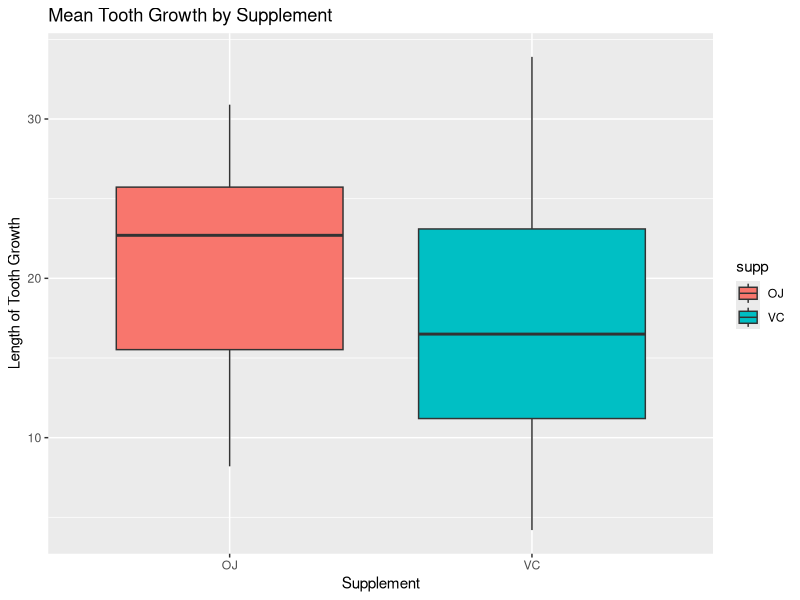
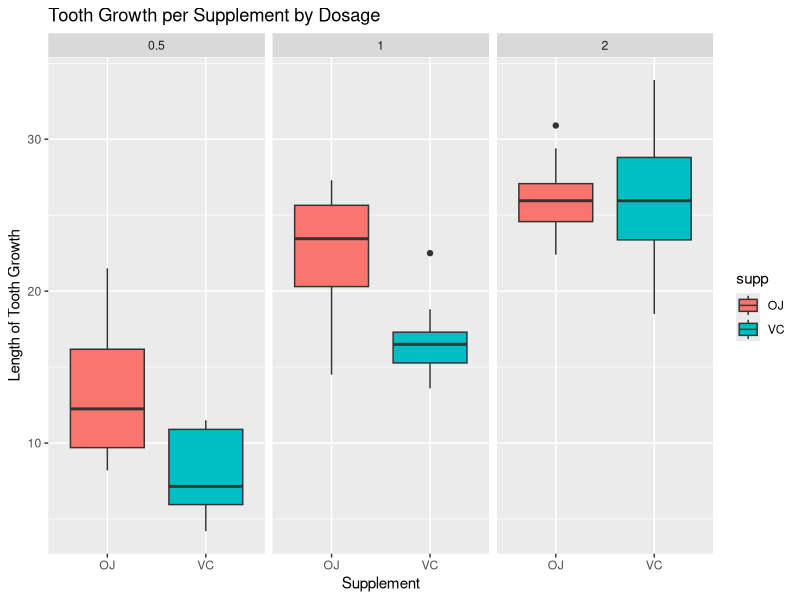

The R script that drew these images, in order:
## ---- chunk 1
knitr::opts_chunk$set(echo = TRUE, fig.width=5, fig.height=3 )
library(ggplot2)
## ---- chunk 2
data("ToothGrowth")
head(ToothGrowth, 3)
## ---- chunk 3
summary(ToothGrowth)
## ---- chunk 4
round(tapply(ToothGrowth$len, ToothGrowth$supp, mean), 2)
## ---- chunk 5
ggplot(aes(x=supp, y=len), data=ToothGrowth) +
        geom_boxplot(aes(fill = supp)) +
        labs(x = "Supplement", y = "Length of Tooth Growth", 
             title = "Mean Tooth Growth by Supplement")
## ---- chunk 6
ToothGrowth$dose<-as.factor(ToothGrowth$dose)

ggplot(aes(x=supp, y=len), data=ToothGrowth) +
        geom_boxplot(aes(fill=supp)) +
        facet_grid(.~dose) +
        labs(x = "Supplement", y = "Length of Tooth Growth", 
             title = "Tooth Growth per Supplement by Dosage")
## ---- chunk 7
t.test(len~supp, data = ToothGrowth)$p.value #p-value
t.test(len~supp, data = ToothGrowth)$conf #confidence interval
## ---- chunk 8
with(ToothGrowth, t.test(len[dose== 1], len[dose == 0.5])$p.value) #p-value
with(ToothGrowth, t.test(len[dose== 1], len[dose == 0.5])$conf) #confidence interval
## ---- chunk 9
with(ToothGrowth, t.test(len[dose== 2], len[dose == 1])$p.value) #p-value
with(ToothGrowth, t.test(len[dose== 2], len[dose == 1])$conf) #confidence interval
